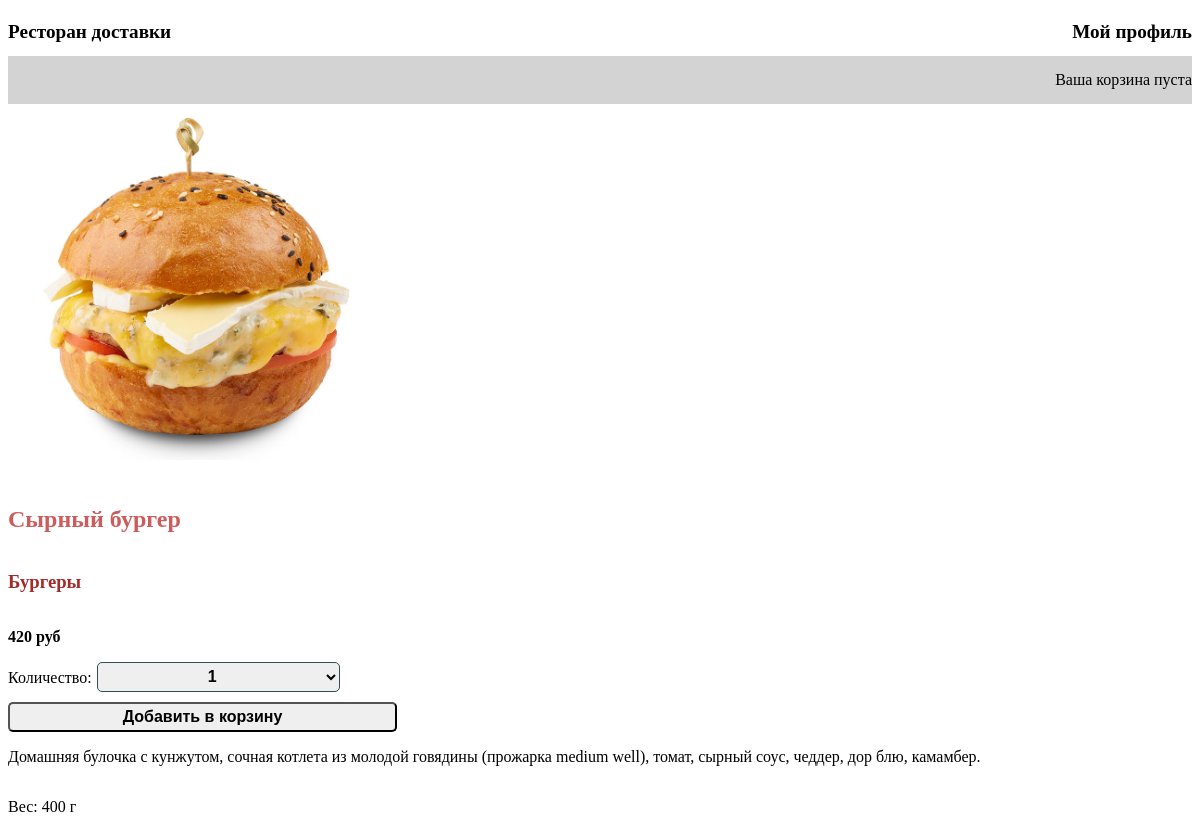
Screenshot of /1/syrnyj-burger/ with the database file from the repository.
### store/models.py (models this page shows, shortened)
class Product(models.Model):
    category = models.ForeignKey(Category, on_delete=models.SET_NULL, null=True, verbose_name='Категория')
    name = models.CharField(max_length=200, verbose_name='Название')
    slug = models.SlugField(max_length=200)
    image = models.CharField(max_length=100, blank=True, null=True, verbose_name='Картинка')
    description = models.TextField(null=True, blank=True, verbose_name='Описание')
    price = models.DecimalField(max_digits=10, decimal_places=0, verbose_name='Цена')
    volume = models.CharField(max_length=50, null=True, verbose_name='Объем')
    available = models.BooleanField(default=True, verbose_name='Доступность товара')
    created = models.DateTimeField(auto_now_add=True, verbose_name='Дата создания')
    updated = models.DateTimeField(auto_now=True, verbose_name='Дата обновления')
    class Meta:
        ordering = ('name',)
        index_together = (('id', 'slug'),)
        verbose_name_plural = 'Товары'

class Category(models.Model):
    name = models.CharField(max_length=200, verbose_name='Категория')
    slug = models.SlugField(max_length=200)
    class Meta:
        ordering = ('name',)
        verbose_name_plural = 'Категории'
    def __str__(self):
        return self.name
    def get_absolute_url(self):
        return reverse('product_list_by_category', args=[self.slug])

### store/views.py (the view)
# urls.py: path('<int:id>/<slug:slug>/', views.product_detail,
def product_detail(request, id, slug):
    product = get_object_or_404(Product, id=id, slug=slug, available=True)
    cart_product_form = CartAddProductForm()
    data = {'product': product, 'cart_product_form': cart_product_form}
    return render(request, 'store/product_detail.html', data)

### store/forms.py
class CartAddProductForm(forms.Form):
    quantity = forms.TypedChoiceField(label='Количество:',choices=PRODUCT_QUANTITY_CHOICES, coerce=int)
    update = forms.BooleanField(required=False, initial=False, widget=forms.HiddenInput)

### store/cart.py (called while the page is built)
    def __len__(self):
        return sum(item['quantity'] for item in self.cart.values())

### store/context_processors.py (called while the page is built)
def cart(request):
    return {'cart': Cart(request)}

### templates/store/product_detail.html (shortened to what this page needs)
{% extends "index.html" %}
{% load static %}
{% block content %}
    <div class="product-detail">
        <img src="{% if product.image %}{% static product.image %}{% else %}
        {% static "img/no_image.png" %}{% endif %}">
        <h2>{{ product.name }}</h2>
        <h3><a href="{{ product.category.get_absolute_url }}">
            {{ product.category }}</a></h3>
        <p class="price">{{ product.price }} руб</p>
        <form class="form_sel" action="{% url "cart_add" product.id %}" method="post">
            <table>
                <tr>{{ cart_product_form.quantity.label_tag }}</tr>
                <tr>{{ cart_product_form.quantity }}</tr>
            </table>
            <input class="to_cart" type="submit" value="Добавить в корзину">
        </form>
        {{ product.description|linebreaks }}
        <p>Вес: {{ product.volume }} г</p>
    </div>
{% endblock %}

### store/static/css/base.css (style rules this page uses)
body { font-family: Tahoma; }

### store/static/css/product-detail.css (style rules this page uses)
.product-detail { display: flex; flex-direction: column; }
.product-detail h2 { color: indianred; }
.product-detail h3 a { color: brown; text-decoration: none; }
.product-detail img { width: 40%; }
.price { font-weight: bolder; }
.to_cart { height: 30px; width: 40%; border-radius:5px; }
.form_sel select { width: 25%; height: 30px; text-align: center; margin-left: 5px; }

### store/static/css/order.css (style rules this page uses)
.order_form input,select { border-radius: 5px; border: 1px solid darkslategray; margin-bottom: 10px; width: 60%; height:25px; }
.order_form label,input,select { font-weight: bolder; font-size: 1em; }

### rows the page displays
Product: image (picture), name "Сырный бургер", category "Бургеры", price "420", description "Домашняя булочка с кунжутом, сочная котлета из молодой говядины (прожарка medium well), томат, сырный соус, чеддер, дор блю, камамбер.", volume "400"

### other values shown
{{ cart_product_form.quantity.label_tag }} "Количество:"
